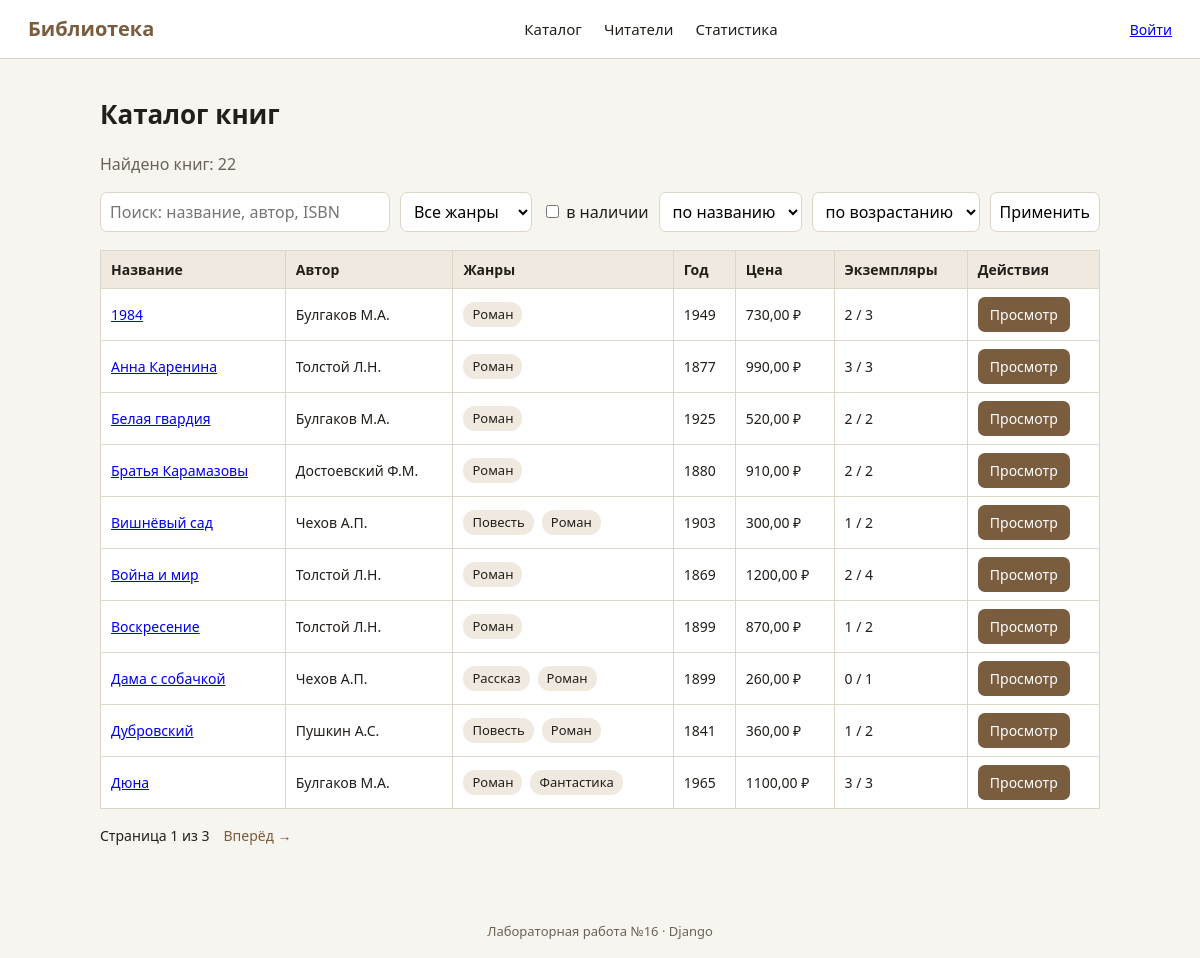
The page /books/ on the database its author committed.
### library/models.py (models this page shows, shortened)
class Book(models.Model):
    title = models.CharField("название", max_length=200, db_index=True)
    author = models.ForeignKey(
        Author,
        verbose_name="автор",
        on_delete=models.CASCADE,
        related_name="books",
    )
    genres = models.ManyToManyField(Genre, verbose_name="жанры", related_name="books", blank=True)
    year = models.PositiveIntegerField(
        "год издания",
        validators=[MinValueValidator(1400), MaxValueValidator(2100)],
    )
    isbn = models.CharField("ISBN", max_length=13, unique=True)
    price = models.DecimalField(
        "цена",
        max_digits=10,
        decimal_places=2,
        validators=[MinValueValidator(0)],
        default=0,
    )
    copies_total = models.PositiveIntegerField("всего экземпляров", default=1)
    copies_available = models.PositiveIntegerField("доступно", default=1)
    description = models.TextField("описание", blank=True)
    class Meta:
        ordering = ["title"]
        verbose_name = "Книга"
        verbose_name_plural = "Книги"
        constraints = [
            models.CheckConstraint(
                condition=models.Q(year__gte=1400, year__lte=2100),
                name="ck_book_year",
            ),
            models.CheckConstraint(
                condition=models.Q(copies_available__lte=models.F("copies_total")),
                name="ck_book_copies",
            ),
        ]

class Author(models.Model):
    full_name = models.CharField("ФИО", max_length=120, unique=True)
    country = models.CharField("страна", max_length=60, default="Россия")
    birth_year = models.PositiveIntegerField("год рождения", null=True, blank=True)
    class Meta:
        ordering = ["full_name"]
        verbose_name = "Автор"
        verbose_name_plural = "Авторы"

class Genre(models.Model):
    name = models.CharField("название", max_length=60, unique=True)
    class Meta:
        ordering = ["name"]
        verbose_name = "Жанр"
        verbose_name_plural = "Жанры"

### library/views.py (the view)
# urls.py: path("books/", views.BookListView.as_view(), name="book_list"),
class BookListView(ListView):
    model = Book
    template_name = "library/book_list.html"
    context_object_name = "books"
    paginate_by = 10
    def get_queryset(self):
        queryset = Book.objects.select_related("author").prefetch_related("genres")
        query = self.request.GET.get("q", "").strip()
        genre = self.request.GET.get("genre", "")
        available = self.request.GET.get("available") == "1"
        sort = self.request.GET.get("sort", "title")
        order = self.request.GET.get("order", "asc")
        if query:
            queryset = queryset.filter(
                Q(title__icontains=query)
                | Q(author__full_name__icontains=query)
                | Q(isbn__icontains=query)
            )
        if genre:
            queryset = queryset.filter(genres__name=genre)
        if available:
            queryset = queryset.filter(copies_available__gt=0)
        column = SORT_FIELDS.get(sort, "title")
        prefix = "-" if order == "desc" else ""
        return queryset.order_by(f"{prefix}{column}", "id")
    def get_context_data(self, **kwargs):
        context = super().get_context_data(**kwargs)
        context.update(
            {
                "q": self.request.GET.get("q", ""),
                "genre": self.request.GET.get("genre", ""),
                "available": self.request.GET.get("available") == "1",
                "sort": self.request.GET.get("sort", "title"),
                "order": self.request.GET.get("order", "asc"),
                "genres": Genre.objects.all(),
                "total": self.get_queryset().count(),
            }
        )
        return context

### templates/library/book_list.html (shortened to what this page needs)
{% extends "base.html" %}
{% block content %}
<h1>Каталог книг</h1>
<p class="subtitle">Найдено книг: {{ total }}</p>
<form class="filters" method="get">
    <input type="search" name="q" value="{{ q }}" placeholder="Поиск: название, автор, ISBN">
    <select name="genre">
        <option value="">Все жанры</option>
    </select>
    <label><input type="checkbox" name="available" value="1" {% if available %}checked{% endif %}> в наличии</label>
    <select name="sort">
        <option value="title" {% if sort == 'title' %}selected{% endif %}>по названию</option>
    </select>
    <select name="order">
        <option value="asc" {% if order == 'asc' %}selected{% endif %}>по возрастанию</option>
    </select>
    <button type="submit">Применить</button>
</form>
<table class="table">
    <thead>
    <tr><th>Название</th><th>Автор</th><th>Жанры</th><th>Год</th><th>Цена</th><th>Экземпляры</th><th>Действия</th></tr>
    </thead>
    <tbody>
    {% for book in books %}
        <tr>
            <td><a href="{% url 'library:book_detail' book.pk %}">{{ book.title }}</a></td>
            <td>{{ book.author.full_name }}</td>
            <td>{% for genre_item in book.genres.all %}<span class="tag">{{ genre_item.name }}</span>{% endfor %}</td>
            <td>{{ book.year }}</td>
            <td>{{ book.price }} ₽</td>
            <td>{{ book.copies_available }} / {{ book.copies_total }}</td>
            <td>
                <a class="button" href="{% url 'library:book_detail' book.pk %}">Просмотр</a>
            </td>
        </tr>
    {% empty %}
        <tr><td colspan="7" class="empty">Книг не найдено</td></tr>
    {% endfor %}
    </tbody>
</table>
{% if is_paginated %}
<div class="pagination">
    <span>Страница {{ page_obj.number }} из {{ page_obj.paginator.num_pages }}</span>
    {% if page_obj.has_next %}
        <a href="?page={{ page_obj.next_page_number }}">Вперёд →</a>
    {% endif %}
</div>
{% endif %}
{% endblock %}

### static/css/style.css (style rules this page uses)
:root { --bg: #f7f5f0; --ink: #221f1a; --accent: #7a5c3e; --border: #ddd5c8; --card: #ffffff; }
* { box-sizing: border-box; }
body { margin: 0; background: var(--bg); color: var(--ink); font-family: "Segoe UI", "PT Sans", sans-serif; line-height: 1.5; }
h1 { font-size: 26px; margin: 8px 0 18px; }
.table { width: 100%; border-collapse: collapse; background: var(--card); }
.table th, .table td { border: 1px solid var(--border); padding: 8px 10px; text-align: left; font-size: 14px; }
.table th { background: #efe9df; }
.filters, .form { display: flex; flex-wrap: wrap; gap: 10px; align-items: center; margin-bottom: 18px; }
.filters input[type="search"] { flex: 1 1 260px; }
input, select, button { font: inherit; padding: 7px 9px; border: 1px solid var(--border); border-radius: 7px; background: var(--card); }
.button { display: inline-block; padding: 7px 12px; border-radius: 7px; background: var(--accent); color: #fff; text-decoration: none; border: none; cursor: pointer; font-size: 14px; }
.tag { display: inline-block; background: #efe9df; padding: 3px 9px; border-radius: 12px; margin-right: 8px; font-size: 13px; }
.subtitle { color: #6b6257; }
.pagination { display: flex; gap: 14px; align-items: center; margin-top: 16px; font-size: 14px; }
.pagination a { color: var(--accent); text-decoration: none; }

### rows shown on the page
Book: title "1984", author.full_name "Булгаков М.А.", year "1949", price "730,00", copies_available "2", copies_total "3"
Genre: name "Роман"
Book: title "Анна Каренина", author.full_name "Толстой Л.Н.", year "1877", price "990,00", copies_available "3", copies_total "3"
Book: title "Белая гвардия", author.full_name "Булгаков М.А.", year "1925", price "520,00", copies_available "2", copies_total "2"
Book: title "Братья Карамазовы", author.full_name "Достоевский Ф.М.", year "1880", price "910,00", copies_available "2", copies_total "2"
Book: title "Вишнёвый сад", author.full_name "Чехов А.П.", year "1903", price "300,00", copies_available "1", copies_total "2"
Genre: name "Повесть"
Book: title "Война и мир", author.full_name "Толстой Л.Н.", year "1869", price "1200,00", copies_available "2", copies_total "4"
Book: title "Воскресение", author.full_name "Толстой Л.Н.", year "1899", price "870,00", copies_available "1", copies_total "2"
Book: title "Дама с собачкой", author.full_name "Чехов А.П.", year "1899", price "260,00", copies_available "0", copies_total "1"
Genre: name "Рассказ"
Book: title "Дубровский", author.full_name "Пушкин А.С.", year "1841", price "360,00", copies_available "1", copies_total "2"
Book: title "Дюна", author.full_name "Булгаков М.А.", year "1965", price "1100,00", copies_available "3", copies_total "3"
Genre: name "Фантастика"

### other values the page prints
{{ total }} "22"
{{ page_obj.number }} "1"
{{ page_obj.paginator.num_pages }} "3"
